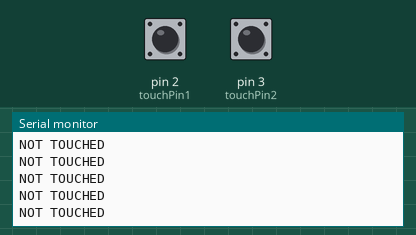
The sketch below on a simulated Arduino Uno, built with avr-gcc and run on an emulated ATmega328P. Shown: the last lines printed to the serial monitor. Inputs (shaded band) come from the test bench; at power-on: pin 2 (touchPin1) LOW, pin 3 (touchPin2) LOW.

Above: at 1.2 s.
1.3 s: pin 2 (touchPin1) pulled HIGH for 0.25 s
At 1.56 s:
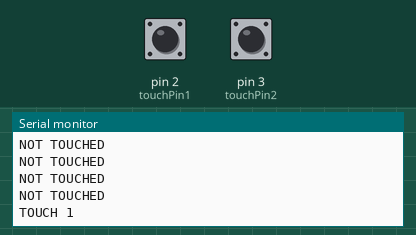
3.0 s: pin 3 (touchPin2) pulled HIGH for 0.25 s
At 3.16 s:
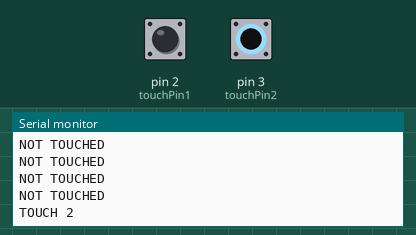

The sketch:

SingleTouchTest.ino
```cpp
const int touchPin1 = 2;
const int touchPin2 = 3;

void setup() {
  Serial.begin(115200);

  pinMode(touchPin1, INPUT);
  pinMode(touchPin2, INPUT);
}

void loop() {
  int touch1 = digitalRead(touchPin1);
  int touch2 = digitalRead(touchPin2);

  if (touch1 == HIGH) {
    Serial.println("TOUCH 1");
  }

  if (touch2 == HIGH) {
    Serial.println("TOUCH 2");
  }

  if (touch1 == LOW && touch2 == LOW) {
    Serial.println("NOT TOUCHED");
  }

  delay(200);
}
```

Measured:
- after the input at 1.3 s, the serial monitor: prints a new line after 0.10 s (image 1)
- after the input at 3.0 s, the serial monitor: prints a new line at once (image 2)
